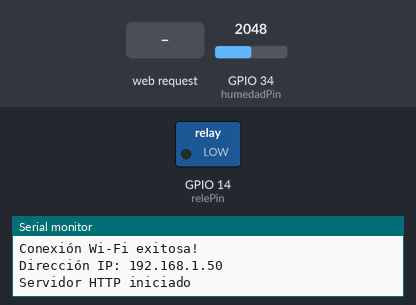
Recording of a sketch running on a simulated ESP32. On the bench: switched loads named in the sketch (green lamp = pin HIGH), the last lines printed to the serial monitor. The inputs (shaded band) are chosen by the test bench; at power-on: GPIO 34 (humedadPin) = 2048. WiFi joins after 1.5 s; servers stay silent unless stated.

Above: at 3.2 s.
3.3 s: HTTP request GET /activar received
At 5.2 s:
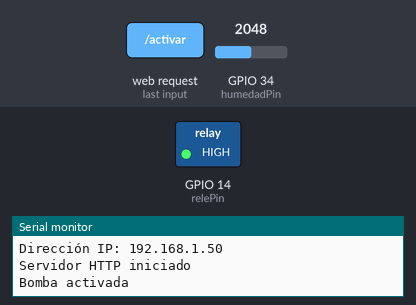
5.5 s: GPIO 34 (humedadPin) set to 1544
7.0 s: GPIO 34 (humedadPin) set to 1459
9.5 s: HTTP request GET /apagar received
At 11.3 s:
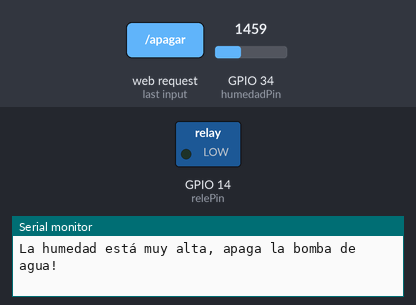
Timing chart, 0 to 12.5 s (numbered marks = the images above; inputs shaded):
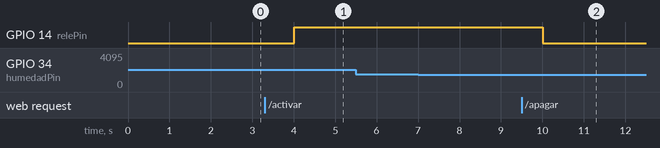

The sketch:

sketch_dec8a.ino
```cpp
#include <WiFi.h>
#include <WebServer.h>
#include <ArduinoJson.h>
// Datos de la red Wi-Fi
const char* ssid = "NETLIFE-SANCHEZ";  // Cambia por el nombre de tu red Wi-Fi
const char* password = "kd200421";     // Cambia por tu contraseña

// Pin al que está conectada la bomba
const int relePin = 14;  // Módulo relé conectado al pin GPIO 18
const int humedadPin = 34;  // Pin analógico para el sensor de humedad YL-69

// Crear servidor HTTP en el puerto 80
WebServer server(80);

// Variables para el control de la bomba
bool bombaEncendida = false;  // Controla el estado de la bomba

// Configuración inicial
void setup() {
  // Iniciar puerto serie
  Serial.begin(115200);

  // Conectar a la red Wi-Fi
  WiFi.begin(ssid, password);
  while (WiFi.status() != WL_CONNECTED) {
    delay(1000);
    Serial.println("Conectando a Wi-Fi...");
  }
  Serial.println("Conexión Wi-Fi exitosa!");
  Serial.print("Dirección IP: ");
  Serial.println(WiFi.localIP());

  // Configurar el pin del relé como salida
  pinMode(relePin, OUTPUT);
  digitalWrite(relePin, LOW);  // Apagar la bomba por defecto

  // Configurar el pin del sensor de humedad como entrada
  pinMode(humedadPin, INPUT);

  // Definir las rutas del servidor
  server.on("/activar", HTTP_GET, []() {
    activarBomba();
    String jsonResponse = "{\"status\": \"success\", \"message\": \"Bomba activada\"}";
    server.send(200, "application/json", jsonResponse);
  });

  server.on("/apagar", HTTP_GET, []() {
      desactivarBomba();
      String jsonResponse = "{\"status\": \"success\", \"message\": \"Bomba apagada\"}";
      server.send(200, "application/json", jsonResponse);
  });

  server.on("/datos", HTTP_GET, []() {
    // Leer el valor del sensor de humedad (señal analógica)
    int humedad = analogRead(humedadPin);  // Lee el valor de humedad
    int humedadPorcentaje = map(humedad, 370, 4095, 100, 0);  // Mapea a porcentaje (0-100%)

    // Crear la respuesta en formato de texto
     StaticJsonDocument<200> doc;
    doc["humedad"] = humedadPorcentaje;
    String jsonResponse;
    serializeJson(doc, jsonResponse);

    // Enviar los datos como JSON
    server.send(200, "application/json", jsonResponse);  // Enviar la respuesta con los datos
  });

  // Iniciar el servidor
  server.begin();
  Serial.println("Servidor HTTP iniciado");
}

// Función para controlar la bomba automáticamente en función de la humedad
void controlBomba() {
  int humedad = analogRead(humedadPin);  // Lee el valor del sensor de humedad (analógica)
  int humedadPorcentaje = map(humedad, 370, 4095, 100, 0);  // Mapea el valor de 0-4095 a un porcentaje 0-100

  if (humedadPorcentaje > 90 && bombaEncendida==true) {
    desactivarBomba();
  }

  // Enviar alerta si la humedad está fuera de rango
  if (humedadPorcentaje < 30) {
    sendAlert("La humedad está muy baja, activa la bomba de agua!");
  } else if (humedadPorcentaje > 70) {
    sendAlert("La humedad está muy alta, apaga la bomba de agua!");
  }

  delay(1000);  // Pausa de 1 segundo antes de la siguiente lectura
}

// Función para activar la bomba
void activarBomba() {
  digitalWrite(relePin, HIGH);  // Activar el relé (encender la bomba)
  bombaEncendida = true;
  Serial.println("Bomba activada");
}

// Función para desactivar la bomba
void desactivarBomba() {
  digitalWrite(relePin, LOW);  // Desactivar el relé (apagar la bomba)
  bombaEncendida = false;
  Serial.println("Bomba apagada");
}

// Función para enviar una alerta al monitor serial (esto también puede ser enviado a la app si lo necesitas)
void sendAlert(String message) {
  Serial.println(message);  // Muestra la alerta en el Monitor Serial
}

void loop() {
  // El servidor maneja las peticiones HTTP
  server.handleClient();

  // Control automático de la bomba según la humedad
  controlBomba();
}
```

Measured:
- after the input at 3.3 s, GPIO 14 (relePin): LOW → HIGH after 0.71 s
- after the input at 5.5 s, every drawn part: stays the same
- after the input at 9.5 s, GPIO 14 (relePin): HIGH → LOW after 0.51 s
